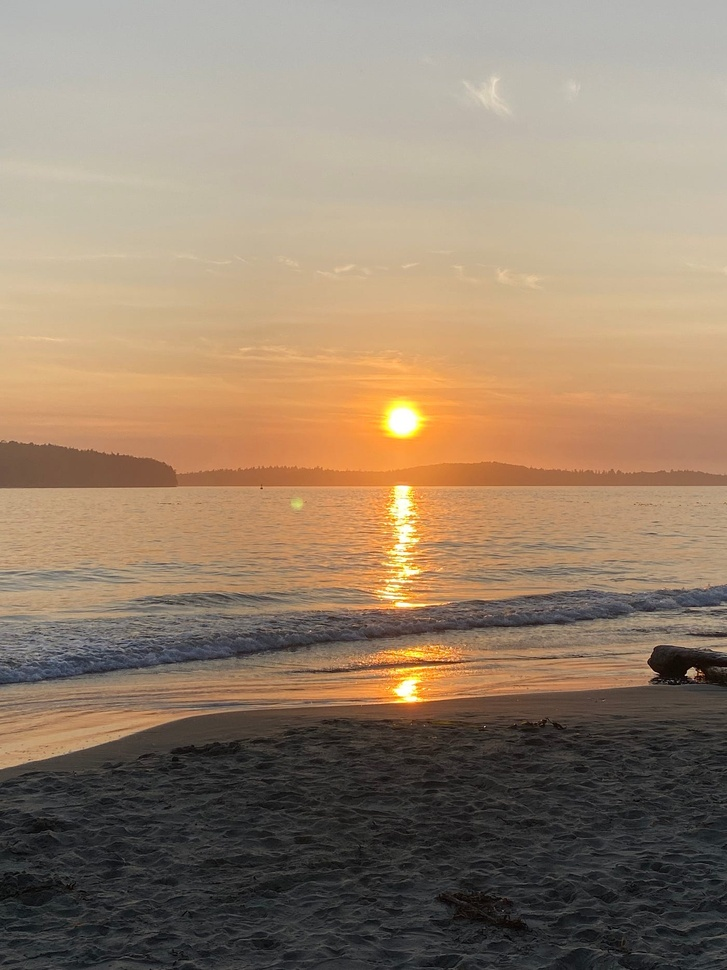
#> input picture Image Processing (OpenCV)/images/sunset1.jpg, 727 x 970 px, shrunk from 1400 x 1867 before the run, found by its file name
$ jupyter execute similarity_calc.ipynb
#> lines starting #> are read from the running program, lines starting #| are printed output that depends on the picture
[cell 1]
import cv2
import numpy as np
import pandas as pd
from sklearn.cluster import KMeans
import matplotlib.pyplot as plt
from scipy.spatial.distance import cdist

[cell 2]
def centroid_histogram(clt):
	numLabels = np.arange(0, len(np.unique(clt.labels_)) + 1)
	(hist, _) = np.histogram(clt.labels_, bins = numLabels)
	hist = hist.astype("float")
	hist /= hist.sum()
	return hist

def plot_colors(hist, centroids):
	bar = np.zeros((50, 300, 3), dtype = "uint8")
	startX = 0
	for (percent, color) in zip(hist, centroids):
		endX = startX + (percent * 300)
		cv2.rectangle(bar, (int(startX), 0), (int(endX), 50),
			color.astype("uint8").tolist(), -1)
		startX = endX
	return bar

[cell 3]
img1 = cv2.imread("images/sunset1.jpg")
#> img1 is the input picture: shape (970, 727, 3); mean B, G, R 107.7, 129.3, 149.8
# img2 = cv2.imread("images/sunset2.jpeg")
img2 = cv2.imread("images/sunset1.jpg")
# img2 = cv2.imread("images/fondvert.png")
# img2 = cv2.imread("images/test.jpg")
# img2 = cv2.imread("images/winxp.webp")
lab_img1 = cv2.cvtColor(img1, cv2.COLOR_BGR2Lab)
#> lab_img1: shape (970, 727, 3); mean of channels 0, 1, 2 139, 132.9, 142.2
lab_img1 = lab_img1.transpose(2,0,1).reshape(3,-1)
lab_img2 = cv2.cvtColor(img2, cv2.COLOR_BGR2Lab)
lab_img2 = lab_img2.transpose(2,0,1).reshape(3,-1)
df1 = pd.DataFrame(lab_img1.T)
#> df1 = table of 705190 rows and 3 columns
df2 = pd.DataFrame(lab_img2.T)
#> df2 = table of 705190 rows and 3 columns

[cell 4]
kmeans = KMeans(n_clusters=5)
kmeans.fit(df1)

[cell 5]
hist = centroid_histogram(kmeans)
lab1 = kmeans.cluster_centers_.astype("uint8")
lab1 = lab1.reshape(1, len(lab1), 3)
rgb1 = cv2.cvtColor(lab1, cv2.COLOR_Lab2RGB).reshape(len(lab1[0]), 3)
bar = plot_colors(hist, rgb1)
#> after the loop in plot_colors, `for (percent, color) in zip(hist, centroids):`:
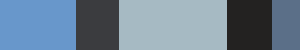
#> bar: shape (50, 300, 3); mean of channels 0, 1, 2 148.3, 129.3, 108.3; drawn as B, G, R
plt.figure()
plt.axis("off")
plt.imshow(bar)
plt.show()

[cell 6]
kmeans.fit(df2)

[cell 7]
hist = centroid_histogram(kmeans)
lab2 = kmeans.cluster_centers_.astype("uint8")
lab2 = lab2.reshape(1, len(lab2), 3)
rgb2 = cv2.cvtColor(lab2, cv2.COLOR_Lab2RGB).reshape(len(lab2[0]), 3)
bar = plot_colors(hist, rgb2)
#> after the loop in plot_colors (call 2), `for (percent, color) in zip(hist, centroids):`:
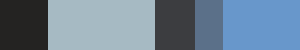
#> bar: shape (50, 300, 3); mean of channels 0, 1, 2 148.4, 129.3, 108.2; drawn as B, G, R
plt.figure()
plt.axis("off")
plt.imshow(bar)
plt.show()

[cell 8]
def calculate_similarity(c1, c2):
    distances = []
    for i in range(len(c1)):
        distances.append(cdist(c1[i], c2[i], metric='euclidean'))
    min_distances = np.min(distances, axis=1)
    print("distance matrix",distances)
    print("list of min distances: ",min_distances)
    similarity = np.mean(min_distances)
    print("Avg distance: ",similarity)

calculate_similarity(lab1, lab2)

$ run again, with Image Processing (OpenCV)/images/sunset2.jpg copied over Image Processing (OpenCV)/images/sunset1.jpg
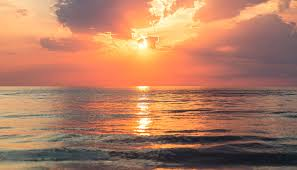
#> input picture Image Processing (OpenCV)/images/sunset2.jpg, 297 x 170 px, found by its file name
#> img1 is the input picture: shape (170, 297, 3); mean B, G, R 96.9, 124.2, 177
#> lab_img1: shape (170, 297, 3); mean of channels 0, 1, 2 144, 145.4, 150.6
#> df1 = table of 50490 rows and 3 columns
#> after the loop in plot_colors, `for (percent, color) in zip(hist, centroids):`:
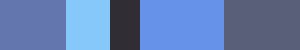
#> bar: shape (50, 300, 3); mean of channels 0, 1, 2 176.3, 124.8, 98; drawn as B, G, R
#> after the loop in plot_colors (call 2), `for (percent, color) in zip(hist, centroids):`:
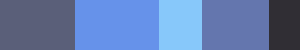
#> bar: shape (50, 300, 3); mean of channels 0, 1, 2 175.8, 124.4, 97.7; drawn as B, G, R
